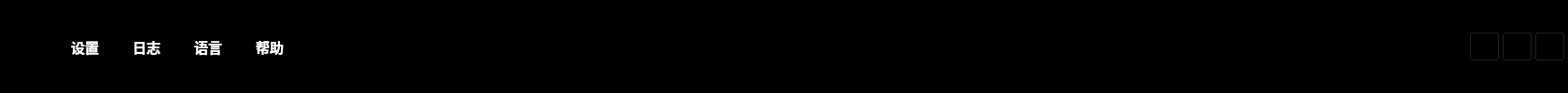
       <widget class="QFrame" name="frame">
        <property name="styleSheet">
         <string notr="true">background-color: rgb(0, 0, 0);</string>
        </property>
        <property name="frameShape">
         <enum>QFrame::StyledPanel</enum>
        </property>
        <property name="frameShadow">
         <enum>QFrame::Raised</enum>
        </property>
        <layout class="QGridLayout" name="gridLayout">
         <property name="leftMargin">
          <number>2</number>
         </property>
         <property name="topMargin">
          <number>2</number>
         </property>
         <property name="rightMargin">
          <number>2</number>
         </property>
         <property name="bottomMargin">
          <number>2</number>
         </property>
         <property name="spacing">
          <number>2</number>
         </property>
         <item row="0" column="0">
          <layout class="QHBoxLayout" name="horizontalLayout_18" stretch="1,2,20,1">
           <item>
            <layout class="QHBoxLayout" name="horizontalLayout_17" stretch="1,10">
             <item>
              <widget class="QLabel" name="label_112">
               <property name="sizePolicy">
                <sizepolicy hsizetype="Expanding" vsizetype="Expanding">
                 <horstretch>0</horstretch>
                 <verstretch>0</verstretch>
                </sizepolicy>
               </property>
               <property name="maximumSize">
                <size>
                 <width>100</width>
                 <height>30</height>
                </size>
               </property>
               <property name="text">
                <string/>
               </property>
               <property name="pixmap">
                <pixmap>:/QtToolTest/Resources/Quectel LOGO-20220215.png</pixmap>
               </property>
               <property name="scaledContents">
                <bool>true</bool>
               </property>
              </widget>
             </item>
             <item>
              <spacer name="horizontalSpacer_6">
               <property name="orientation">
                <enum>Qt::Horizontal</enum>
               </property>
               <property name="sizeHint" stdset="0">
                <size>
                 <width>638</width>
                 <height>20</height>
                </size>
               </property>
              </spacer>
             </item>
            </layout>
           </item>
           <item>
            <layout class="QHBoxLayout" name="horizontalLayout_28" stretch="1,1,1,1">
             <property name="spacing">
              <number>20</number>
             </property>
             <item>
              <widget class="QToolButton" name="toolButton_4">
               <property name="font">
                <font>
                 <family>Times New Roman</family>
                 <pointsize>11</pointsize>
                 <weight>75</weight>
                 <bold>true</bold>
                </font>
               </property>
               <property name="layoutDirection">
                <enum>Qt::LeftToRight</enum>
               </property>
               <property name="styleSheet">
                <string notr="true">color: rgb(255, 255, 255);
background-color: rgb(0, 0, 0);</string>
               </property>
               <property name="text">
                <string>设置</string>
               </property>
               <property name="toolButtonStyle">
                <enum>Qt::ToolButtonTextOnly</enum>
               </property>
               <property name="autoRaise">
                <bool>true</bool>
               </property>
              </widget>
             </item>
             <item>
              <widget class="QToolButton" name="toolButton_5">
               <property name="font">
                <font>
                 <family>Times New Roman</family>
                 <pointsize>11</pointsize>
                 <weight>75</weight>
                 <bold>true</bold>
                </font>
               </property>
               <property name="layoutDirection">
                <enum>Qt::LeftToRight</enum>
               </property>
               <property name="styleSheet">
                <string notr="true">color: rgb(255, 255, 255);
background-color: rgb(0, 0, 0);</string>
               </property>
               <property name="text">
                <string>日志</string>
               </property>
               <property name="toolButtonStyle">
                <enum>Qt::ToolButtonTextOnly</enum>
               </property>
               <property name="autoRaise">
                <bool>true</bool>
               </property>
              </widget>
             </item>
             <item>
              <widget class="QToolButton" name="toolButton_6">
               <property name="font">
                <font>
                 <family>Liberation Serif</family>
                 <pointsize>11</pointsize>
                 <weight>75</weight>
                 <bold>true</bold>
                </font>
               </property>
               <property name="layoutDirection">
                <enum>Qt::LeftToRight</enum>
               </property>
               <property name="styleSheet">
                <string notr="true">color: rgb(255, 255, 255);
background-color: rgb(0, 0, 0);</string>
               </property>
               <property name="text">
                <string>语言</string>
               </property>
               <property name="toolButtonStyle">
                <enum>Qt::ToolButtonTextOnly</enum>
               </property>
               <property name="autoRaise">
                <bool>true</bool>
               </property>
              </widget>
             </item>
             <item>
              <widget class="QToolButton" name="toolButton_7">
               <property name="font">
                <font>
                 <family>Liberation Serif</family>
                 <pointsize>11</pointsize>
                 <weight>75</weight>
                 <bold>true</bold>
                </font>
               </property>
               <property name="layoutDirection">
                <enum>Qt::LeftToRight</enum>
               </property>
               <property name="styleSheet">
                <string notr="true">color: rgb(255, 255, 255);
background-color: rgb(0, 0, 0);</string>
               </property>
               <property name="text">
                <string>帮助</string>
               </property>
               <property name="toolButtonStyle">
                <enum>Qt::ToolButtonTextOnly</enum>
               </property>
               <property name="autoRaise">
                <bool>true</bool>
               </property>
              </widget>
             </item>
            </layout>
           </item>
           <item>
            <spacer name="horizontalSpacer_7">
             <property name="orientation">
              <enum>Qt::Horizontal</enum>
             </property>
             <property name="sizeHint" stdset="0">
              <size>
               <width>678</width>
               <height>20</height>
              </size>
             </property>
            </spacer>
           </item>
           <item>
            <layout class="QHBoxLayout" name="horizontalLayout_10" stretch="1,11,0">
             <item>
              <widget class="QToolButton" name="toolButton">
               <property name="autoFillBackground">
                <bool>false</bool>
               </property>
               <property name="text">
                <string/>
               </property>
               <property name="icon">
                <iconset>
                 <normaloff>:/QtToolTest/Resources/窗口最小化.png</normaloff>:/QtToolTest/Resources/窗口最小化.png</iconset>
               </property>
               <property name="iconSize">
                <size>
                 <width>25</width>
                 <height>25</height>
                </size>
               </property>
              </widget>
             </item>
             <item>
              <widget class="QToolButton" name="toolButton_2">
               <property name="text">
                <string/>
               </property>
               <property name="icon">
                <iconset>
                 <normaloff>:/QtToolTest/Resources/expand-全屏化.png</normaloff>:/QtToolTest/Resources/expand-全屏化.png</iconset>
               </property>
               <property name="iconSize">
                <size>
                 <width>25</width>
                 <height>25</height>
                </size>
               </property>
              </widget>
             </item>
             <item>
              <widget class="QToolButton" name="toolButton_3">
               <property name="text">
                <string/>
               </property>
               <property name="icon">
                <iconset>
                 <normaloff>:/QtToolTest/Resources/关闭.png</normaloff>:/QtToolTest/Resources/关闭.png</iconset>
               </property>
               <property name="iconSize">
                <size>
                 <width>25</width>
                 <height>25</height>
                </size>
               </property>
              </widget>
             </item>
            </layout>
           </item>
          </layout>
         </item>
        </layout>
       </widget>
